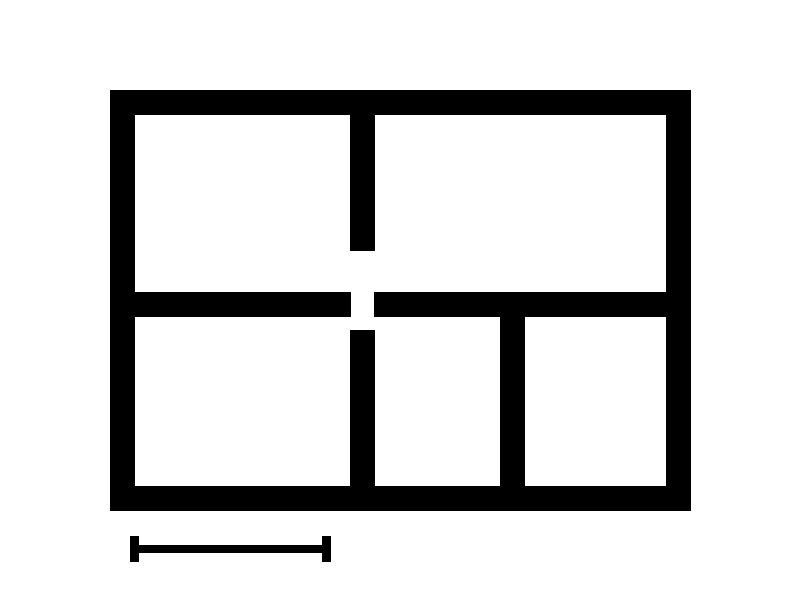
#> input picture examples/simple_floor_plan.png, 800 x 600 px
$ python -i processing.py   (imports and definitions only)
#> lines starting #> are read from the running program, lines starting #| are printed output that depends on the picture; after the words box and inside, x2 and y2 are one past the last pixel; in counts of white or black regions, pixels touching at a corner belong together
#> further down, picture is the input picture: shape (600, 800, 3); 84.6% white; 2 black regions, box (x1, y1, x2, y2) and area: (110, 90, 691, 511) 71825, (130, 536, 331, 562) 1932
from __future__ import annotations

import math
from dataclasses import dataclass

import cv2
import fitz
import numpy as np


@dataclass(frozen=True)
class WallSegment:
    x1: int
    y1: int
    x2: int
    y2: int

    @property
    def length_px(self) -> float:
        return math.hypot(self.x2 - self.x1, self.y2 - self.y1)


def load_upload_as_image(file_bytes: bytes, filename: str) -> np.ndarray:
    """Decode an uploaded image, or render page one of a PDF into an OpenCV BGR image."""
    if filename.lower().endswith(".pdf"):
        document = fitz.open(stream=file_bytes, filetype="pdf")
        if document.page_count == 0:
            raise ValueError("PDF does not contain any pages.")

        page = document.load_page(0)
        pixmap = page.get_pixmap(matrix=fitz.Matrix(2, 2), alpha=False)
        image = np.frombuffer(pixmap.samples, dtype=np.uint8).reshape(
            pixmap.height,
            pixmap.width,
            pixmap.n,
        )
        return cv2.cvtColor(image, cv2.COLOR_RGB2BGR)

    encoded = np.frombuffer(file_bytes, dtype=np.uint8)
    image = cv2.imdecode(encoded, cv2.IMREAD_COLOR)
    if image is None:
        raise ValueError("Unsupported image format.")
    return image


def detect_wall_segments(image: np.ndarray) -> list[WallSegment]:
    """Find straight wall candidates in a clean line drawing.

    The MVP pipeline keeps the steps explicit so it is easy to tune:
    grayscale -> blur -> threshold dark lines -> Canny edges -> probabilistic Hough lines.
    Hough returns many small edge fragments, so a light merge pass combines nearby
    collinear horizontal/vertical candidates into longer wall segments.
    """
    gray = cv2.cvtColor(image, cv2.COLOR_BGR2GRAY)
    blurred = cv2.GaussianBlur(gray, (3, 3), 0)

    _, binary = cv2.threshold(
        blurred,
        0,
        255,
        cv2.THRESH_BINARY_INV | cv2.THRESH_OTSU,
    )
    edges = cv2.Canny(binary, threshold1=50, threshold2=150, apertureSize=3)
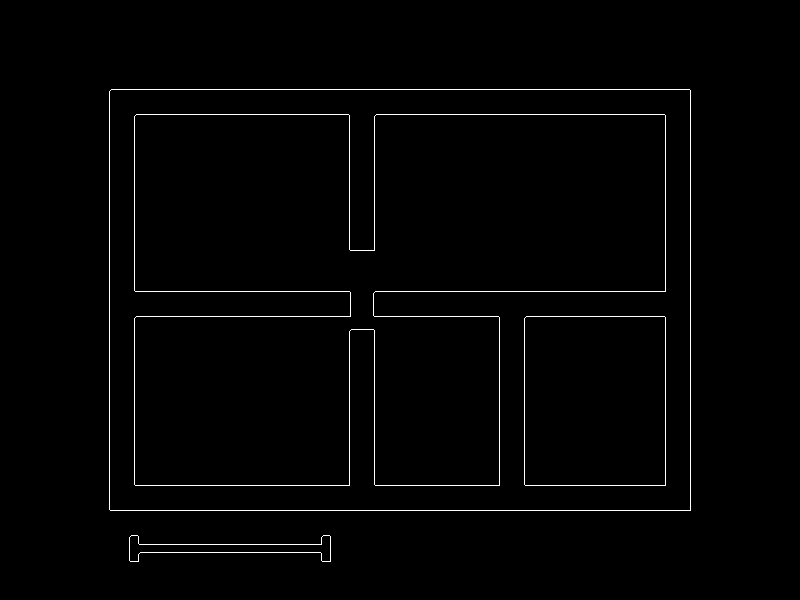
#> edges: shape (600, 800); 1.3% white in thin lines or dots, all inside (x1, y1, x2, y2) = (109, 89, 691, 562)

    min_dimension = min(image.shape[:2])
#> min_dimension = 600
    min_line_length = max(35, int(min_dimension * 0.08))
#> min_line_length = 48
    raw_lines = cv2.HoughLinesP(
        edges,
        rho=1,
        theta=np.pi / 180,
        threshold=45,
        minLineLength=min_line_length,
        maxLineGap=12,
    )
#> raw_lines = 31 rows, first 6: [111, 89, 689, 89], [110, 510, 690, 510], [135, 485, 349, 485], [526, 316, 664, 316], [135, 291, 349, 291], [376, 114, 664, 114]

    if raw_lines is None:
        return []

    candidates: list[WallSegment] = []
    for line in raw_lines[:, 0]:
        segment = WallSegment(int(line[0]), int(line[1]), int(line[2]), int(line[3]))
        if segment.length_px < min_line_length:
            continue
        candidates.append(_normalize_segment(segment))
#> this loop made 31 passes
#> line on passes 1 to 12: [111, 89, 689, 89], [110, 510, 690, 510], [135, 485, 349, 485], [526, 316, 664, 316], [135, 291, 349, 291], [376, 114, 664, 114], [109, 509, 109, 91], [690, 509, 690, 90], [665, 485, 665, 317], [349, 484, 349, 331], [134, 290, 134, 116], [374, 250, 374, 116]
#> after the loop, candidates = 31 items

    return _dedupe_segments(_merge_axis_aligned_segments(candidates))


def _normalize_segment(segment: WallSegment) -> WallSegment:
    if (segment.x2, segment.y2) < (segment.x1, segment.y1):
        return WallSegment(segment.x2, segment.y2, segment.x1, segment.y1)
    return segment


def _orientation(segment: WallSegment) -> str:
    angle = abs(math.degrees(math.atan2(segment.y2 - segment.y1, segment.x2 - segment.x1)))
    if angle <= 12 or angle >= 168:
        return "h"
    if 78 <= angle <= 102:
        return "v"
    return "d"


def _merge_axis_aligned_segments(segments: list[WallSegment]) -> list[WallSegment]:
    """Merge obvious duplicated Hough fragments for horizontal and vertical walls.

    Clean plans often produce both top and bottom edges of a thick wall. This merge is
    intentionally modest: it only joins segments that are nearly collinear and overlap.
    Diagonal segments are preserved as-is for simple angled walls.
    """
    horizontal: dict[int, list[WallSegment]] = {}
    vertical: dict[int, list[WallSegment]] = {}
    diagonal: list[WallSegment] = []

    snap = 10
    for segment in segments:
        orient = _orientation(segment)
        if orient == "h":
            y = round(((segment.y1 + segment.y2) / 2) / snap) * snap
            x1, x2 = sorted((segment.x1, segment.x2))
            horizontal.setdefault(y, []).append(WallSegment(x1, y, x2, y))
        elif orient == "v":
            x = round(((segment.x1 + segment.x2) / 2) / snap) * snap
            y1, y2 = sorted((segment.y1, segment.y2))
            vertical.setdefault(x, []).append(WallSegment(x, y1, x, y2))
        else:
            diagonal.append(segment)
#> this loop made 31 passes
#> (angle in _orientation, orient, y, x1, x2) on passes 1, 2, 3, 4, 5, 6, 14, 15, 17, 19, 20, 22: (0, 'h', 90, 111, 689), (0, 'h', 510, 110, 690), (0, 'h', 480, 135, 349), (0, 'h', 320, 526, 664), (0, 'h', 290, 135, 349), (0, 'h', 110, 376, 664), (0, 'h', 540, 129, 330), (0, 'h', 550, 129, 330), (0, 'h', 320, 136, 350), (0, 'h', 290, 529, 585), (0.881, 'h', 290, 600, 665), (0, 'h', 480, 537, 593)
#> (angle in _orientation, orient, x, y1, y2) on passes 7 to 12: (90, 'v', 110, 91, 509), (90, 'v', 690, 90, 509), (90, 'v', 660, 317, 485), (90, 'v', 350, 331, 484), (90, 'v', 130, 116, 290), (90, 'v', 370, 116, 250)
#> after the loop, diagonal = []; horizontal = 8 items; vertical = 8 items

    merged = diagonal[:]
#> merged = []
    for y, grouped in horizontal.items():
        merged.extend(_merge_intervals(grouped, fixed_axis=y, horizontal=True))
#> this loop made 8 passes
#> y on passes 1 to 8: 90, 510, 480, 320, 290, 110, 540, 550
#> after the loop, merged = 16 items
    for x, grouped in vertical.items():
        merged.extend(_merge_intervals(grouped, fixed_axis=x, horizontal=False))
#> this loop made 8 passes
#> x on passes 1 to 8: 110, 690, 660, 350, 130, 370, 520, 500
#> after the loop, merged = 29 items
    return merged


def _merge_intervals(
    segments: list[WallSegment],
    fixed_axis: int,
    horizontal: bool,
) -> list[WallSegment]:
    intervals = []
    for segment in segments:
        if horizontal:
            start, end = sorted((segment.x1, segment.x2))
        else:
            start, end = sorted((segment.y1, segment.y2))
        intervals.append((start, end))

    intervals.sort()
    merged: list[tuple[int, int]] = []
    for start, end in intervals:
        if not merged or start > merged[-1][1] + 16:
            merged.append((start, end))
        else:
            merged[-1] = (merged[-1][0], max(merged[-1][1], end))

    if horizontal:
        return [WallSegment(start, fixed_axis, end, fixed_axis) for start, end in merged]
    return [WallSegment(fixed_axis, start, fixed_axis, end) for start, end in merged]


def _dedupe_segments(segments: list[WallSegment]) -> list[WallSegment]:
    seen: set[tuple[int, int, int, int]] = set()
#> seen = 0 items
    deduped: list[WallSegment] = []
    for segment in segments:
        normalized = _normalize_segment(segment)
        key = (
            round(normalized.x1 / 4) * 4,
            round(normalized.y1 / 4) * 4,
            round(normalized.x2 / 4) * 4,
            round(normalized.y2 / 4) * 4,
        )
        if key not in seen:
            seen.add(key)
            deduped.append(normalized)
#> this loop made 29 passes
#> key on passes 1 to 12: (112, 88, 688, 88), (112, 512, 688, 512), (136, 480, 348, 480), (420, 480, 476, 480), (536, 480, 592, 480), (136, 320, 352, 320), (392, 320, 496, 320), (528, 320, 664, 320), (136, 288, 348, 288), (444, 288, 496, 288), (528, 288, 664, 288), (136, 112, 204, 112)
#> after the loop, deduped = 29 items; seen = 29 items
    return deduped

>>> import cv2
>>> picture = cv2.imread('../../examples/simple_floor_plan.png')
>>> result = detect_wall_segments(picture)
#> result = 29 items
